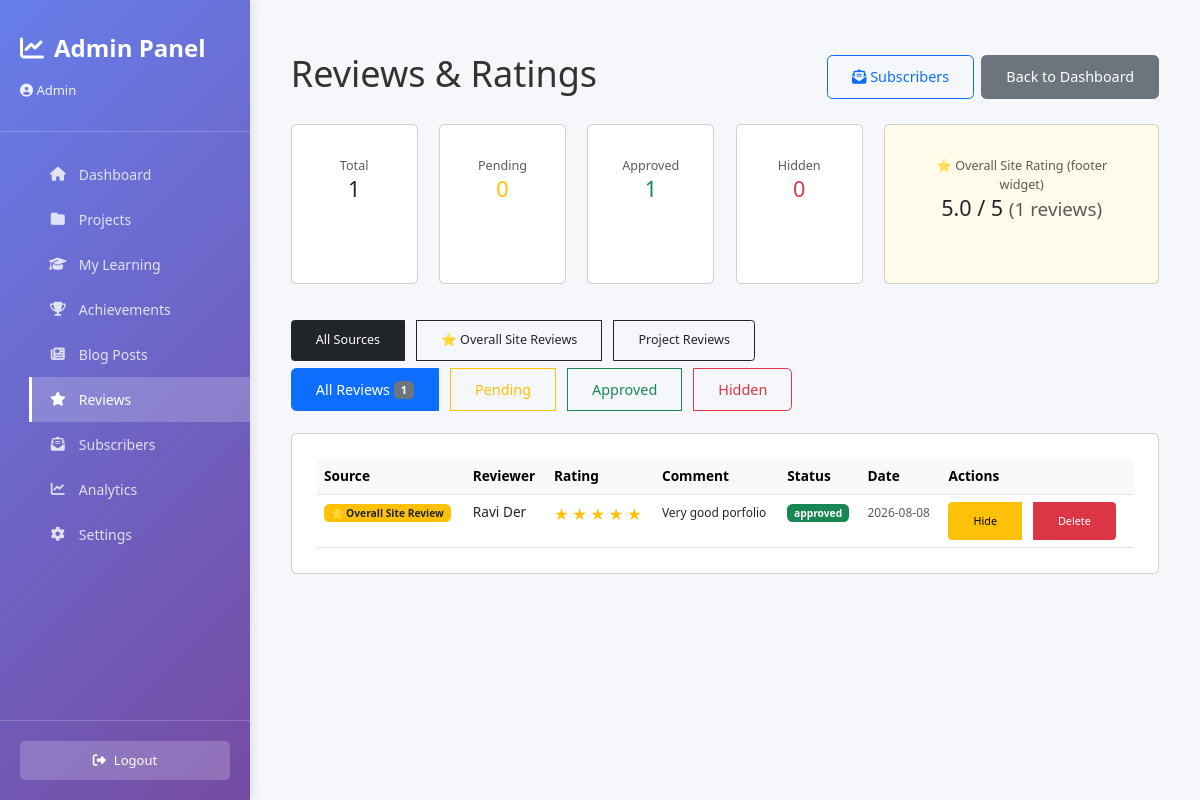
Page /admin/reviews (signed in) on the earlier database version.
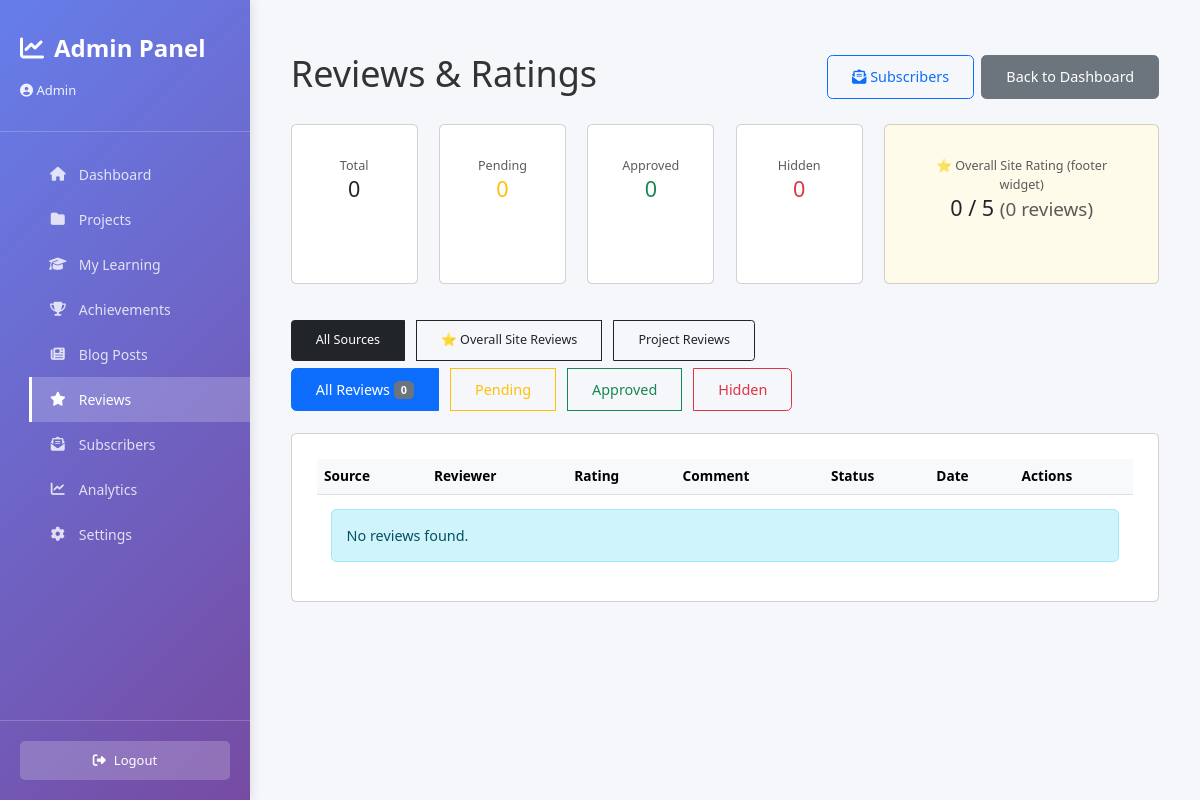
Same page on the later database version.
### tables this page shows
CREATE TABLE project_reviews (
    id INTEGER PRIMARY KEY AUTOINCREMENT,
    project_slug TEXT NOT NULL,
    reviewer_name TEXT NOT NULL,
    rating INTEGER NOT NULL CHECK (rating BETWEEN 1 AND 5),
    comment TEXT,
    status TEXT DEFAULT 'pending' CHECK (status IN ('approved', 'pending', 'hidden', 'deleted')),
    created_at TEXT NOT NULL,
    reviewed_at TEXT,
    reviewed_by TEXT
);

### app/admin/admin_routes.py (the view)
@admin_bp.route('/reviews')
@login_required
def reviews_list():
    status = request.args.get('status', 'all')
    source = request.args.get('source', 'all')  # all | overall | projects
    reviews = get_all_reviews(status)
    if source == 'overall':
        reviews = [r for r in reviews if r['project_slug'] == db.SITE_REVIEW_SLUG]
    elif source == 'projects':
        reviews = [r for r in reviews if r['project_slug'] != db.SITE_REVIEW_SLUG]
    review_stats = get_review_stats()
    site_review_summary = get_site_review_summary()
    return render_template('admin_reviews.html',
                         reviews=reviews,
                         selected_status=status,
                         selected_source=source,
                         site_review_slug=db.SITE_REVIEW_SLUG,
                         review_stats=review_stats,
                         site_review_summary=site_review_summary)

### templates/admin_reviews.html (shortened to what this page needs)
{% extends "admin_base.html" %}
{% block content %}
<div class="container-fluid py-4">
    <div class="d-flex justify-content-between align-items-center mb-4 flex-wrap gap-2">
        <h1 class="h2">Reviews &amp; Ratings</h1>
        <div class="d-flex gap-2">
            <a href="{{ url_for('admin.subscribers_list') }}" class="btn btn-outline-primary">
                <i class="fas fa-envelope-open-text"></i> Subscribers
            </a>
            <a href="{{ url_for('admin.dashboard') }}" class="btn btn-secondary">Back to Dashboard</a>
        </div>
    </div>
    <div class="row mb-4">
        <div class="col-6 col-md-2 mb-3">
            <div class="card text-center h-100">
                <div class="card-body p-2">
                    <div class="text-muted small">Total</div>
                    <div class="h4 mb-0">{{ review_stats.total }}</div>
                </div>
            </div>
        </div>
        <div class="col-6 col-md-2 mb-3">
            <div class="card text-center h-100">
                <div class="card-body p-2">
                    <div class="text-muted small">Pending</div>
                    <div class="h4 mb-0 text-warning">{{ review_stats.pending }}</div>
                </div>
            </div>
        </div>
        <div class="col-6 col-md-2 mb-3">
            <div class="card text-center h-100">
                <div class="card-body p-2">
                    <div class="text-muted small">Approved</div>
                    <div class="h4 mb-0 text-success">{{ review_stats.approved }}</div>
                </div>
            </div>
        </div>
        <div class="col-6 col-md-2 mb-3">
            <div class="card text-center h-100">
                <div class="card-body p-2">
                    <div class="text-muted small">Hidden</div>
                    <div class="h4 mb-0 text-danger">{{ review_stats.hidden }}</div>
                </div>
            </div>
        </div>
        <div class="col-6 col-md-4 mb-3">
            <div class="card text-center h-100" style="background:#fffbea;">
                <div class="card-body p-2">
                    <div class="text-muted small">⭐ Overall Site Rating (footer widget)</div>
                    <div class="h4 mb-0">
                        {{ site_review_summary.average }} / 5
                        <small class="text-muted">({{ site_review_summary.count }} reviews)</small>
                    </div>
                </div>
            </div>
        </div>
    </div>
    <div class="mb-2">
        <div class="btn-group" role="group">
            <a href="{{ url_for('admin.reviews_list', status=selected_status, source='all') }}"
               class="btn btn-sm btn-{% if selected_source == 'all' %}dark{% else %}outline-dark{% endif %}">
                All Sources
            </a>
            <a href="{{ url_for('admin.reviews_list', status=selected_status, source='overall') }}"
               class="btn btn-sm btn-{% if selected_source == 'overall' %}dark{% else %}outline-dark{% endif %}">
                ⭐ Overall Site Reviews
            </a>
            <a href="{{ url_for('admin.reviews_list', status=selected_status, source='projects') }}"
               class="btn btn-sm btn-{% if selected_source == 'projects' %}dark{% else %}outline-dark{% endif %}">
                Project Reviews
            </a>
        </div>
    </div>
    <div class="mb-4">
        <div class="btn-group" role="group">
            <a href="{{ url_for('admin.reviews_list', status='all', source=selected_source) }}"
               class="btn btn-{% if selected_status == 'all' %}primary{% else %}outline-primary{% endif %}">
                All Reviews <span class="badge bg-secondary">{{ reviews|length }}</span>
            </a>
            <a href="{{ url_for('admin.reviews_list', status='pending', source=selected_source) }}"
               class="btn btn-{% if selected_status == 'pending' %}warning{% else %}outline-warning{% endif %}">
                Pending
            </a>
            <a href="{{ url_for('admin.reviews_list', status='approved', source=selected_source) }}"
               class="btn btn-{% if selected_status == 'approved' %}success{% else %}outline-success{% endif %}">
                Approved
            </a>
            <a href="{{ url_for('admin.reviews_list', status='hidden', source=selected_source) }}"
               class="btn btn-{% if selected_status == 'hidden' %}danger{% else %}outline-danger{% endif %}">
                Hidden
            </a>
        </div>
    </div>
    <div class="card">
        <div class="table-responsive">
            <table class="table table-hover mb-0" id="reviewsTable">
                <thead class="table-light">
                    <tr>
                        <th>Source</th>
                        <th>Reviewer</th>
                        <th>Rating</th>
                        <th>Comment</th>
                        <th>Status</th>
                        <th>Date</th>
                        <th>Actions</th>
                    </tr>
                </thead>
                <tbody id="reviewsBody">
                    {% for review in reviews %}
                    <tr data-review-id="{{ review.id }}">
                        <td>
                            {% if review.project_slug == site_review_slug %}
                            <span class="badge bg-warning text-dark">⭐ Overall Site Review</span>
                            {% else %}
                            <strong>{{ review.project_slug }}</strong>
                            {% endif %}
                        </td>
                        <td>{{ review.reviewer_name }}</td>
                        <td>
                            <div class="rating">
                                {% for i in range(review.rating) %}
                                    <span class="text-warning">★</span>
                                {% endfor %}
                            </div>
                        </td>
                        <td>
                            <small>
                                {% if review.comment %}
                                    {{ review.comment[:50] }}{% if review.comment|length > 50 %}...{% endif %}
                                {% else %}
                                    <em class="text-muted">No comment</em>
                                {% endif %}
                            </small>
                        </td>
                        <td>
                            <span class="badge bg-{% if review.status == 'approved' %}success{% elif review.status == 'pending' %}warning{% elif review.status == 'hidden' %}danger{% else %}secondary{% endif %}">
                                {{ review.status }}
                            </span>
                        </td>
                        <td>
                            <small class="text-muted">{{ review.created_at[:10] }}</small>
                        </td>
                        <td>
                            <div class="btn-group btn-group-sm" role="group">
                                {% if review.status != 'hidden' %}
                                <button class="btn btn-warning" onclick="updateReviewStatus({{ review.id }}, 'hidden')">
                                    Hide
                                </button>
                                {% endif %}
                                <button class="btn btn-danger" onclick="deleteReview({{ review.id }})">
                                    Delete
                                </button>
                            </div>
                        </td>
                    </tr>
                    {% endfor %}
                </tbody>
            </table>
            {% if not reviews %}
            <div class="alert alert-info m-3">
                No reviews found.
            </div>
            {% endif %}
        </div>
    </div>
</div>
{% endblock %}

### templates/admin_base.html (shortened to what this page needs)
<!DOCTYPE html>
<html lang="en">
<head>
    <link rel="stylesheet" href="https://cdnjs.cloudflare.com/ajax/libs/font-awesome/6.4.0/css/all.min.css">
    <link href="https://cdn.jsdelivr.net/npm/bootstrap@5.3.0/dist/css/bootstrap.min.css" rel="stylesheet">
    <link rel="stylesheet" href="{{ url_for('static', filename='css/admin-responsive.css') }}">
</head>
<body>
    <div class="dashboard-container">
        {% include 'admin_sidebar.html' %}
        <main class="main-content">
            {% block content %}{% endblock %}
        </main>
    </div>
</body>
</html>

### templates/admin_sidebar.html
<aside class="sidebar">
    <div class="sidebar-header">
        <div class="sidebar-logo">
            <i class="fas fa-chart-line"></i>
            Admin Panel
        </div>
        <div class="sidebar-user">
            <i class="fas fa-user-circle"></i> {{ session.get('admin_email', 'Admin') }}
        </div>
    </div>
    <nav>
        <ul class="sidebar-nav">
            <li><a href="/admin/dashboard" class="{% if request.path == '/admin/dashboard' %}active{% endif %}"><i class="fas fa-home"></i> Dashboard</a></li>
            <li><a href="/admin/projects" class="{% if request.path.startswith('/admin/project') %}active{% endif %}"><i class="fas fa-folder"></i> Projects</a></li>
            <li><a href="/admin/learning" class="{% if request.path.startswith('/admin/learning') %}active{% endif %}"><i class="fas fa-graduation-cap"></i> My Learning</a></li>
            <li><a href="/admin/achievements" class="{% if request.path.startswith('/admin/achievement') %}active{% endif %}"><i class="fas fa-trophy"></i> Achievements</a></li>
            <li><a href="/admin/blog" class="{% if request.path.startswith('/admin/blog') %}active{% endif %}"><i class="fas fa-newspaper"></i> Blog Posts</a></li>
            <li><a href="/admin/reviews" class="{% if request.path.startswith('/admin/reviews') %}active{% endif %}"><i class="fas fa-star"></i> Reviews</a></li>
            <li><a href="/admin/subscribers" class="{% if request.path.startswith('/admin/subscribers') %}active{% endif %}"><i class="fas fa-envelope-open-text"></i> Subscribers</a></li>
            <li><a href="/admin/analytics" class="{% if request.path.startswith('/admin/analytics') %}active{% endif %}"><i class="fas fa-chart-line"></i> Analytics</a></li>
            <li><a href="/admin/settings" class="{% if request.path.startswith('/admin/settings') %}active{% endif %}"><i class="fas fa-cog"></i> Settings</a></li>
        </ul>
    </nav>
    <div class="sidebar-footer">
        <a href="/admin/logout" class="logout-btn">
            <i class="fas fa-sign-out-alt"></i> Logout
        </a>
    </div>
</aside>

Differences in the rows shown:
removed project_reviews: project_slug "⭐ Overall Site Review", reviewer_name "Ravi Der", rating 5 (drawn), comment "Very good porfolio", status "approved", created_at "2026-08-08"
Other differences:
{{ review_stats.total }}: "1" → "0"
{{ review_stats.approved }}: "1" → "0"
{{ site_review_summary.average }}: "5.0" → "0"
{{ site_review_summary.count }}: "1" → "0"
{{ reviews|length }}: "1" → "0"
text now shown: "No reviews found."
